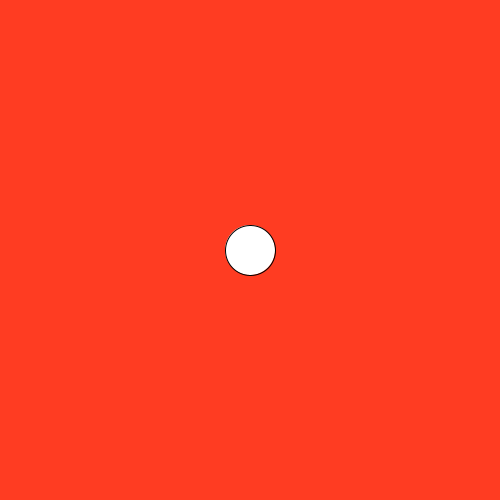
Frame 1 (no input)
Frame 60 (the mouse pressed at the canvas centre just before this capture): identical to frame 1, image omitted
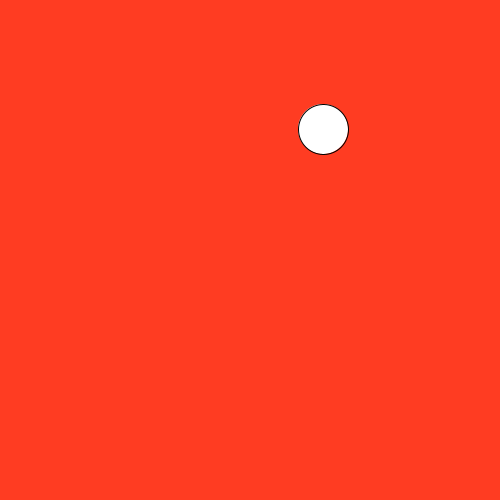
Frame 120 (the mouse held since frame 60 and released just before this capture)

The Processing sketch that drew these frames (run headless with seeded random() and noise(); from frame 60 on, the mouse is pressed at the canvas centre):

// Processing sketch: slippery_dot
// ── slippery_dot.pde
 // 1. Create three integer variables to represent the x, y, and the size of the ellipse
       int dotX = 250;
       int dotY = 250;
       int dotSize = 50;
  
    void setup() {
      // 2. Set the size of your sketch
    size(500,500);
    }
    
    void draw() {
      // 3. Set the background color of your sketch
      background(255,60,34);
      // 4. Draw an ellipse. Make sure it fits in the window.
      // Use the variables created at the top of the sketch, 
      // for the location and size of your ellipse
    ellipse(dotX,dotY, dotSize, dotSize);
    }
    
    void mousePressed() {
      //5. Create an integer variable called distance
           int distance = getDistance(mouseX,mouseY,dotX,dotY);
      //6. Set the value of the distance variable to the value returned by the getDistance method
      //   Pass the mouse's x and y (mouseX and mouseY) and the x and y of your ellipse to the method.
        
          
      //7.  Use an if statement to check if the distance variable is < the radius of the ellipse
      //    If it is, set a new x and y for the ellipse, using a random location on the window
      //    Hint: Use the Processing random() function
       if(distance<25){
        dotX = (int) random(0,500); 
        dotY = (int) random(0,500);
       }
      
    }
    
    int getDistance(int x1, int y1, int x2, int y2) {
      return (int)Math.sqrt(Math.pow((x1-x2),2) + Math.pow((y1-y2),2));
    }
